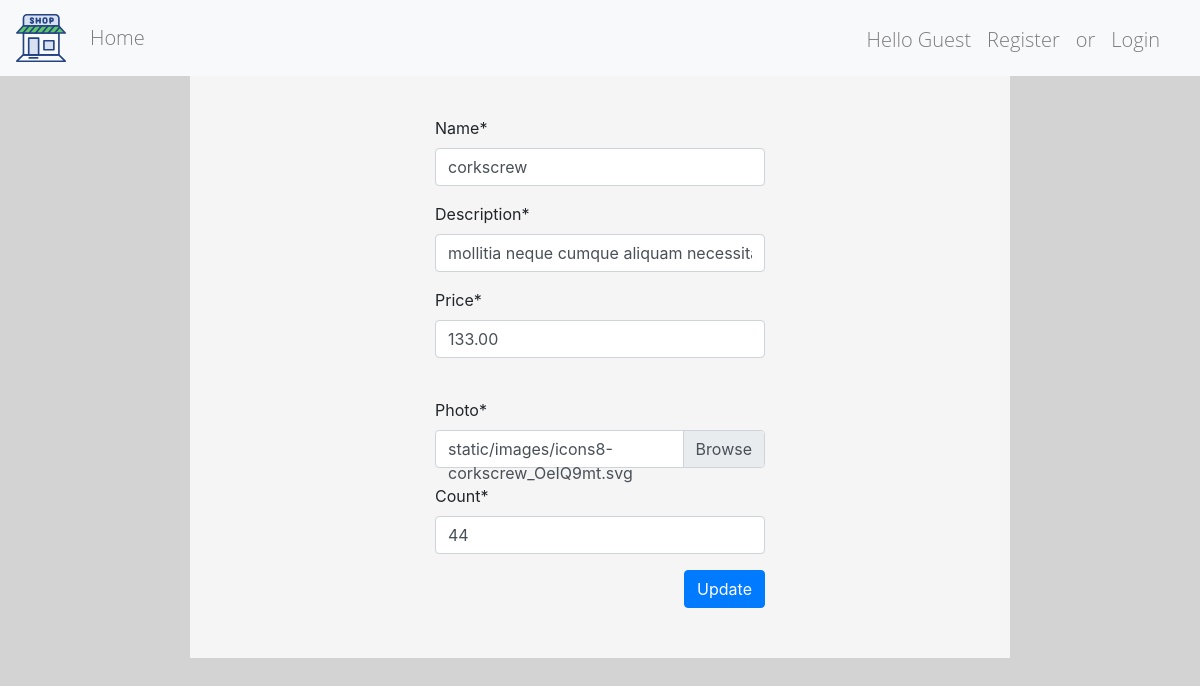
The page /product_update/7/ on the database as committed earlier.
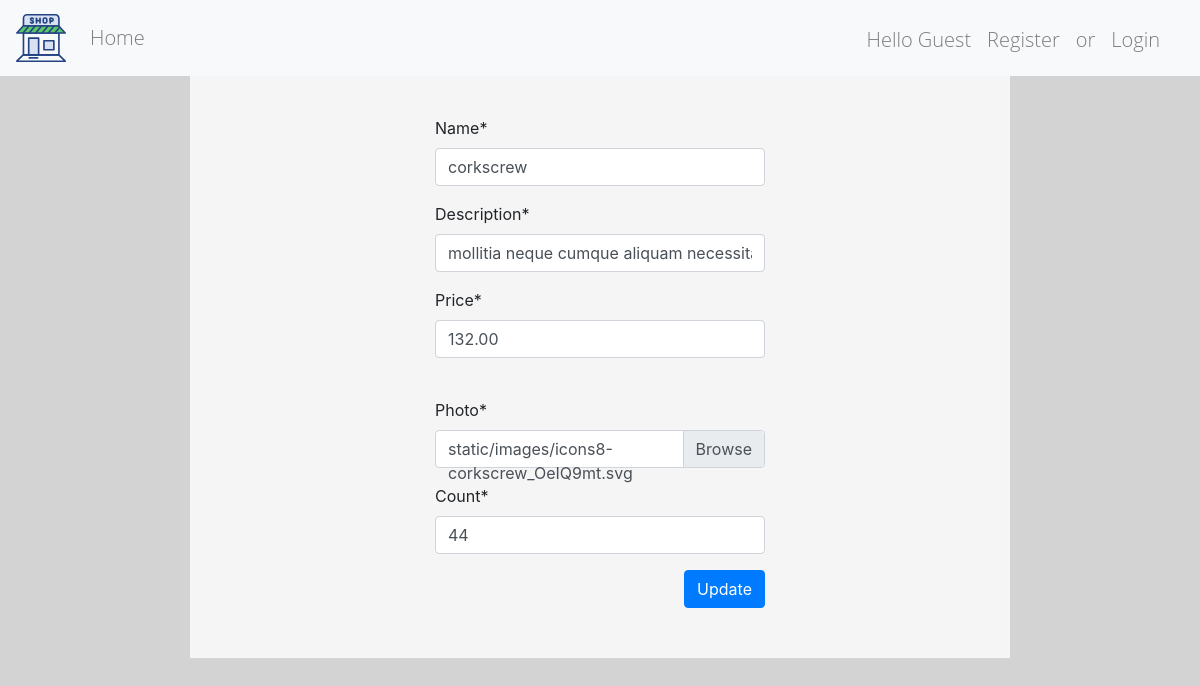
The same page on the database as committed later.
### shop/models.py (models this page shows, shortened)
class Product(models.Model):
    name = models.CharField(max_length=50)
    description = models.CharField(max_length=256)
    price = models.DecimalField(
        decimal_places=2,
        max_digits=12,
        validators=[MinValueValidator(Decimal('0.01'))]
    )
    photo = models.FileField(upload_to='shop/product_image/')
    count = models.PositiveIntegerField()

### shop/views.py (the view)
# urls.py: path('product_update/<int:pk>/', ProductUpdate.as_view(), name='product_update'),
class ProductUpdate(DynamicSuccessUrlMixin, SuccessMessageMixin, UpdateView):
    template_name = 'shop/product/update_form.html'
    form_class = forms.ProductCreateForm
    model = models.Product
    success_url = '/'
    success_message = 'success update product %(name)s'

### shop/forms.py
class ProductCreateForm(ModelForm):
    class Meta:
        model = Product
        fields = '__all__'

### shop/templates/shop/product/update_form.html (shortened to what this page needs)
{% extends 'shop/page_item/base.html' %}
{% load staticfiles %}
{% load static %}
{% load crispy_forms_tags %}
{% block content %}
    <div class="col-md-8 col-sm-8 col-12 col box">
        <div class="col-6 mx-auto">
            <form method="post" enctype="multipart/form-data" class="form">
                <div class="form-group mx-0 mb-0">
                    {{ form.name|as_crispy_field }}
                </div>
                <div class="form-group mx-0">
                    {{ form.description|as_crispy_field }}
                </div>
                <div class="form-group mb-0">
                    {{ form.price|as_crispy_field }}
                </div>
                <br>
                <div class="form-group">
                    <label for="id_photo" class="requiredField">
                        Photo<span class="asteriskField">*</span>
                    </label>
                    <div class="custom-file">
                        <label class="custom-file-label" for="id_photo"
                               id="id_label">{{ product.photo.name }}</label>
                    </div>
                </div>
                <div class="form-group mb-0">
                    {{ form.count|as_crispy_field }}
                </div>
                <div class="text-right">
                    <button type="submit" class="btn btn-primary">Update</button>
                </div>
            </form>
        </div>
    </div>
{% endblock content %}

Rows that differ between the two databases and show on the page:
changed Product "static/images/icons8-corkscrew_OeIQ9mt.svg": price "133.00" → "132.00"
